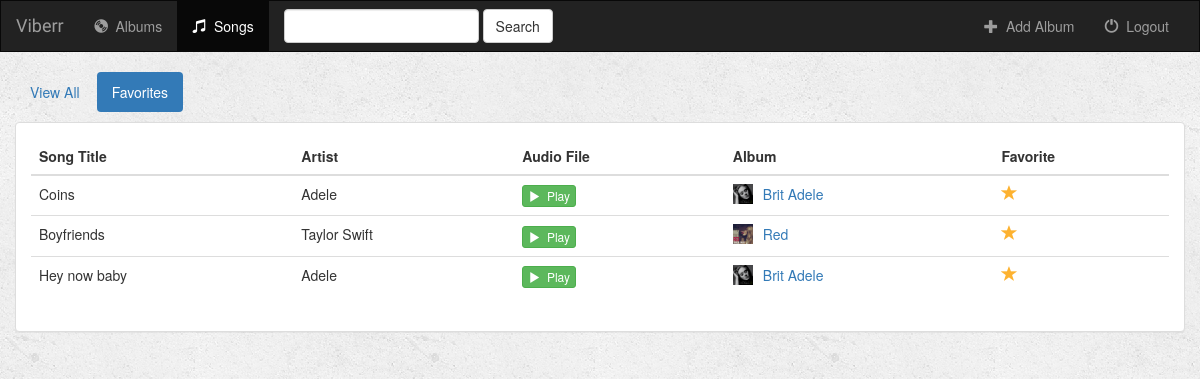
The app's page /music/songs/favorites/ (signed in) with its own data.
### music/models.py (models this page shows, shortened)
class Song(models.Model):
    objects = SongManager()
    album = models.ForeignKey(Album, on_delete=models.CASCADE)
    song_title = models.CharField(max_length=250)
    audio_file = models.FileField(default='')
    is_favorite = models.BooleanField(default=False)

class Album(models.Model):
    user = models.ForeignKey(User, on_delete=models.PROTECT)
    artist = models.CharField(max_length=250)
    album_title = models.CharField(max_length=500)
    genre = models.CharField(max_length=100)
    album_logo = models.FileField()
    is_favorite = models.BooleanField(default=False)

### music/views.py (the view)
# urls.py: url(r'^songs/(?P<filter_by>[a-zA_Z]+)/$', views.songs, name='songs'),
def songs(request, filter_by):
    if not request.user.is_authenticated():
        return render(request, 'music/login.html')
    else:
        try:
            song_ids = []
            for album in Album.objects.filter(user=request.user):
                for song in album.song_set.all():
                    song_ids.append(song.pk)
            users_songs = Song.objects.filter(pk__in=song_ids)
            if filter_by == 'favorites':
                users_songs = users_songs.filter(is_favorite=True)
        except Album.DoesNotExist:
            users_songs = []
        return render(request, 'music/songs.html', {
            'song_list': users_songs,
            'filter_by': filter_by,
        })

### music/templates/music/songs.html (shortened to what this page needs)
{% extends 'music/base.html' %}
{% block songs_active %}active{% endblock %}
{% block body %}
<div class="container-fluid songs-container">
    <div class="row">
        <div class="col-sm-12">
            <ul class="nav nav-pills" style="margin-bottom: 10px;">
                <li role="presentation" {% if filter_by == 'all' %}class="active"{% endif %}><a href="{% url 'music:songs' 'all' %}">View All</a></li>
                <li role="presentation" {% if filter_by == 'favorites' %}class="active"{% endif %}><a href="{% url 'music:songs' 'favorites' %}">Favorites</a></li>
            </ul>
        </div>
    </div>
    <div class="row">
        <div class="col-sm-12">
            <div class="panel panel-default">
                <div class="panel-body">
                    <table class="table">
                        <thead>
                            <tr>
                                <th>Song Title</th>
                                <th>Artist</th>
                                <th>Audio File</th>
                                <th>Album</th>
                                <th>Favorite</th>
                            </tr>
                        </thead>
                        <tbody>
                            {% for song in song_list %}
                                <tr>
                                    <td>{{ song.song_title }}</td>
                                    <td>{{ song.album.artist }}</td>
                                    <td>
                                        <a target="_blank" href="{{ song.audio_file.url }}">
                                            <button type="button" class="btn btn-success btn-xs">
                                                <span class="glyphicon glyphicon-play"></span>&nbsp; Play
                                            </button>
                                        </a>
                                    </td>
                                    <td>
                                        <a href="{% url 'music:detail' song.album.id %}">
                                            <img src="{{ song.album.album_logo.url }}" class="img-responsive" style="width: 20px; float: left; margin-right: 10px;" />
                                        </a>
                                        <a href="{% url 'music:detail' song.album.id %}">{{ song.album.album_title }}</a>
                                    </td>
                                    <td>
                                        <a href="{% url 'music:favorite' song.id %}" class="btn-favorite"><span class="glyphicon glyphicon-star {% if song.is_favorite %}active{% endif %}"></span></a>
                                    </td>
                                </tr>
                            {% endfor %}
                        </tbody>
                    </table>
                </div>
            </div>
        </div>
    </div>
</div>
{% endblock %}

### music/static/music/style.css (style rules this page uses)
body { background: white url("images/background.png"); }
.glyphicon-star { color: #CCCCCC; font-size: 16px; }
.glyphicon-star.active { color: #FDB230; }

### records on screen
Song: song_title "Coins", album.artist "Adele", album.album_logo (picture), album.album_title "Brit Adele", is_favorite True (drawn)
Song: song_title "Boyfriends", album.artist "Taylor Swift", album.album_logo (picture), album.album_title "Red", is_favorite True (drawn)
Song: song_title "Hey now baby", album.artist "Adele", album.album_logo (picture), album.album_title "Brit Adele", is_favorite True (drawn)
